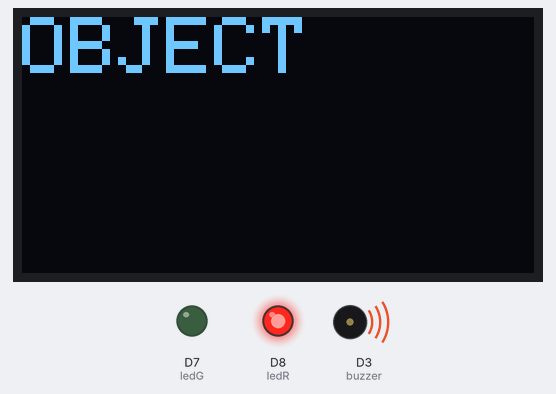
This sketch was run on a simulated ESP8266 (NodeMCU). On the bench: 128×64 one-colour display, output pins drawn as LEDs (lit = HIGH), buzzer (waves = sounding, pin HIGH).

Above: at 0.1 s.
Timing chart, 0 to 1.6 s (numbered marks = the images above):
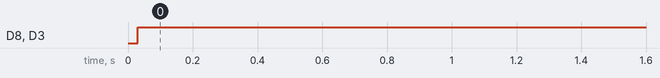

The sketch:

avoidsensor_led_buzzer_oled.ino
```cpp
/*---------------------KRENOVATOR---------------------
  LIVE MOVEMENT ALERT

  The sensor use is avoidance sensor; as for this
  project, the sensor is used to detect any object
  infront of it. The code is to read the sensor
  behavior. The LED is used as a trigger component
  for the presence or absence of any object and buzzer
  will produce sound when a object is near. OLED
  display is to monitor the result on display live.

  Get the code at github
  https://github.com/MZulsyahmi/live-movement-monitoring-using-blynk.git

  by M.Zulsyahmi @krenovator
  August 2019
 */

/*the library for OLED display*/
#include <SPI.h>
#include <Wire.h>
#include <Adafruit_GFX.h>
#include <Adafruit_SSD1306.h>

//initialize for pin used
int avoidpin = D4;  //KY-032 avoidance sensor

int ledR = D8;      //red LED
int ledG = D7;      //green LED

int buzzer = D3;    //buzzer

#define OLED_RESET LED_BUILTIN
Adafruit_SSD1306 display(OLED_RESET);

void setup() {
  display.clearDisplay();

  Serial.begin(115200);

  display.begin(SSD1306_SWITCHCAPVCC, 0x3C);  // initialize with the I2C addr 0x3D (for the 128x64)

  //declaration for the pin
  pinMode(avoidpin, INPUT);

  pinMode(ledR,OUTPUT);
  pinMode(ledG,OUTPUT);
  pinMode(buzzer,OUTPUT);

  // Clear the buffer/display
  display.clearDisplay();
}

void loop() {
  int Sensor = digitalRead(avoidpin);

  display.clearDisplay();

  //condition used: if...else condition
  //HIGH = 1 or ON      LOW = 0 or OFF
  if(Sensor == LOW){
    display.setTextColor(WHITE);
    display.setCursor(0, 0);
    display.setTextSize(2);
    display.print("OBJECT");

    digitalWrite(ledR, HIGH);
    digitalWrite(ledG, LOW);
    digitalWrite(buzzer,HIGH);
  }
  else{
    display.setTextColor(WHITE);
    display.setCursor(0, 0);
    display.setTextSize(3);
    display.print("No Object");

    digitalWrite(ledR, LOW);
    digitalWrite(ledG, HIGH);
    digitalWrite(buzzer,LOW);
  }
  display.display();
  delay(2000);
}
```

Measured:
- by itself, D8 (ledR), D3 (buzzer): LOW → HIGH at 0.03 s
